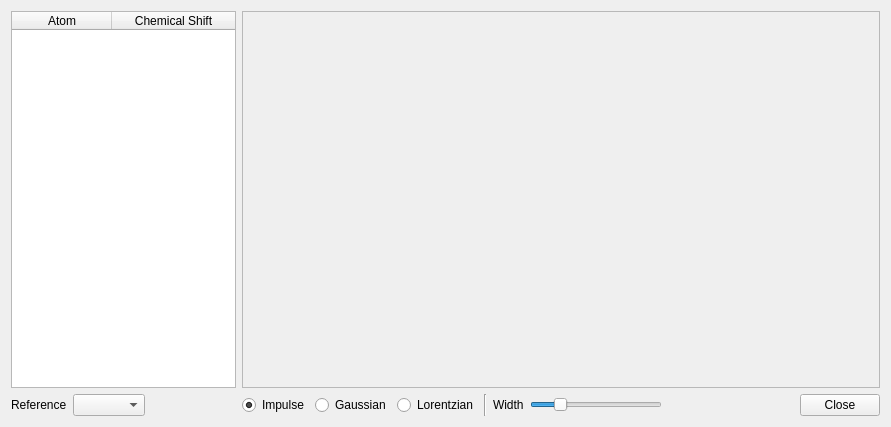
<?xml version="1.0" encoding="UTF-8"?>
<ui version="4.0">
 <class>NmrConfigurator</class>
 <widget class="QDialog" name="NmrConfigurator">
  <property name="geometry">
   <rect>
    <x>0</x>
    <y>0</y>
    <width>891</width>
    <height>427</height>
   </rect>
  </property>
  <property name="sizePolicy">
   <sizepolicy hsizetype="MinimumExpanding" vsizetype="MinimumExpanding">
    <horstretch>0</horstretch>
    <verstretch>0</verstretch>
   </sizepolicy>
  </property>
  <property name="windowTitle">
   <string>NMR Spectrum</string>
  </property>
  <property name="toolTipDuration">
   <number>0</number>
  </property>
  <property name="styleSheet">
   <string notr="true">QToolButton {
   color: #333;
   background-color: QLinearGradient( x1: 0, y1: 0, x2: 0, y2: 1, 
          stop: 0 #fff,
          stop: 0.5 #eee, 
          stop: 1 #999);
   border-width: 2px;
   border-color: #333;
   border-style: solid;
   border-radius: 5;
   padding: 0px;
   font-size: 24px;
   min-width: 34px;
   max-width: 34px;
   min-height: 34px;
   max-height: 34px;
}

QToolButton:disabled {
  background-color: QLinearGradient( x1: 0, y1: 0, x2: 0, y2: 1, 
          stop: 0 #fff,
          stop: 0.5 #eee, 
          stop: 1 #bbb);
   border-color: #aaa;
   color: #aaa;
}

QToolButton:pressed {
   background-color: QLinearGradient( x1: 0, y1: 0, x2: 0, y2: 1, 
          stop: 0 #999,
          stop: 0.5 #eee, 
          stop: 1 #fff);
}

QToolButton:checked {
   border-color: #b00;
}

QToolTip {
   border: 2px solid darkkhaki;
   padding: 2px;
   border-radius: 3px;
   opacity: 500;
   font-size: 12px;
}</string>
  </property>
  <layout class="QHBoxLayout" name="horizontalLayout_2" stretch="0,1">
   <item>
    <layout class="QVBoxLayout" name="verticalLayout">
     <item>
      <widget class="QTableWidget" name="shieldingsTable">
       <property name="sizePolicy">
        <sizepolicy hsizetype="Preferred" vsizetype="Expanding">
         <horstretch>0</horstretch>
         <verstretch>0</verstretch>
        </sizepolicy>
       </property>
       <property name="minimumSize">
        <size>
         <width>200</width>
         <height>0</height>
        </size>
       </property>
       <property name="maximumSize">
        <size>
         <width>225</width>
         <height>16777215</height>
        </size>
       </property>
       <property name="editTriggers">
        <set>QAbstractItemView::NoEditTriggers</set>
       </property>
       <property name="selectionMode">
        <enum>QAbstractItemView::SingleSelection</enum>
       </property>
       <property name="selectionBehavior">
        <enum>QAbstractItemView::SelectRows</enum>
       </property>
       <attribute name="horizontalHeaderCascadingSectionResizes">
        <bool>true</bool>
       </attribute>
       <attribute name="horizontalHeaderDefaultSectionSize">
        <number>100</number>
       </attribute>
       <attribute name="horizontalHeaderMinimumSectionSize">
        <number>60</number>
       </attribute>
       <attribute name="horizontalHeaderStretchLastSection">
        <bool>true</bool>
       </attribute>
       <attribute name="verticalHeaderCascadingSectionResizes">
        <bool>true</bool>
       </attribute>
       <column>
        <property name="text">
         <string>Atom</string>
        </property>
       </column>
       <column>
        <property name="text">
         <string>Chemical Shift</string>
        </property>
       </column>
      </widget>
     </item>
     <item>
      <layout class="QHBoxLayout" name="horizontalLayout_3">
       <item>
        <widget class="QLabel" name="label_3">
         <property name="text">
          <string>Reference</string>
         </property>
        </widget>
       </item>
       <item>
        <widget class="QComboBox" name="referenceCombo"/>
       </item>
       <item>
        <spacer name="horizontalSpacer_3">
         <property name="orientation">
          <enum>Qt::Horizontal</enum>
         </property>
         <property name="sizeHint" stdset="0">
          <size>
           <width>40</width>
           <height>20</height>
          </size>
         </property>
        </spacer>
       </item>
      </layout>
     </item>
    </layout>
   </item>
   <item>
    <layout class="QVBoxLayout" name="verticalLayout_2" stretch="1,0">
     <item>
      <widget class="QFrame" name="spectrumFrame">
       <property name="sizePolicy">
        <sizepolicy hsizetype="MinimumExpanding" vsizetype="Expanding">
         <horstretch>0</horstretch>
         <verstretch>0</verstretch>
        </sizepolicy>
       </property>
       <property name="minimumSize">
        <size>
         <width>300</width>
         <height>0</height>
        </size>
       </property>
       <property name="contextMenuPolicy">
        <enum>Qt::DefaultContextMenu</enum>
       </property>
       <property name="frameShape">
        <enum>QFrame::StyledPanel</enum>
       </property>
       <property name="frameShadow">
        <enum>QFrame::Raised</enum>
       </property>
      </widget>
     </item>
     <item>
      <layout class="QHBoxLayout" name="horizontalLayout">
       <item>
        <widget class="QRadioButton" name="impulseButton">
         <property name="text">
          <string>Impulse</string>
         </property>
         <property name="checked">
          <bool>true</bool>
         </property>
        </widget>
       </item>
       <item>
        <widget class="QRadioButton" name="gaussianButton">
         <property name="text">
          <string>Gaussian</string>
         </property>
        </widget>
       </item>
       <item>
        <widget class="QRadioButton" name="lorentzianButton">
         <property name="text">
          <string>Lorentzian</string>
         </property>
        </widget>
       </item>
       <item>
        <widget class="Line" name="line_2">
         <property name="orientation">
          <enum>Qt::Vertical</enum>
         </property>
        </widget>
       </item>
       <item>
        <widget class="QLabel" name="widthLabel">
         <property name="text">
          <string>Width</string>
         </property>
        </widget>
       </item>
       <item>
        <widget class="QSlider" name="widthSlider">
         <property name="minimum">
          <number>10</number>
         </property>
         <property name="maximum">
          <number>110</number>
         </property>
         <property name="value">
          <number>30</number>
         </property>
         <property name="orientation">
          <enum>Qt::Horizontal</enum>
         </property>
        </widget>
       </item>
       <item>
        <spacer name="horizontalSpacer">
         <property name="orientation">
          <enum>Qt::Horizontal</enum>
         </property>
         <property name="sizeHint" stdset="0">
          <size>
           <width>40</width>
           <height>20</height>
          </size>
         </property>
        </spacer>
       </item>
       <item>
        <widget class="QPushButton" name="closeButton">
         <property name="text">
          <string>Close</string>
         </property>
         <property name="autoDefault">
          <bool>false</bool>
         </property>
        </widget>
       </item>
      </layout>
     </item>
    </layout>
   </item>
  </layout>
  <zorder></zorder>
  <zorder></zorder>
 </widget>
 <resources>
  <include location="../Main/IQmol.qrc"/>
 </resources>
 <connections>
  <connection>
   <sender>closeButton</sender>
   <signal>clicked()</signal>
   <receiver>NmrConfigurator</receiver>
   <slot>close()</slot>
   <hints>
    <hint type="sourcelabel">
     <x>229</x>
     <y>448</y>
    </hint>
    <hint type="destinationlabel">
     <x>139</x>
     <y>238</y>
    </hint>
   </hints>
  </connection>
 </connections>
</ui>
